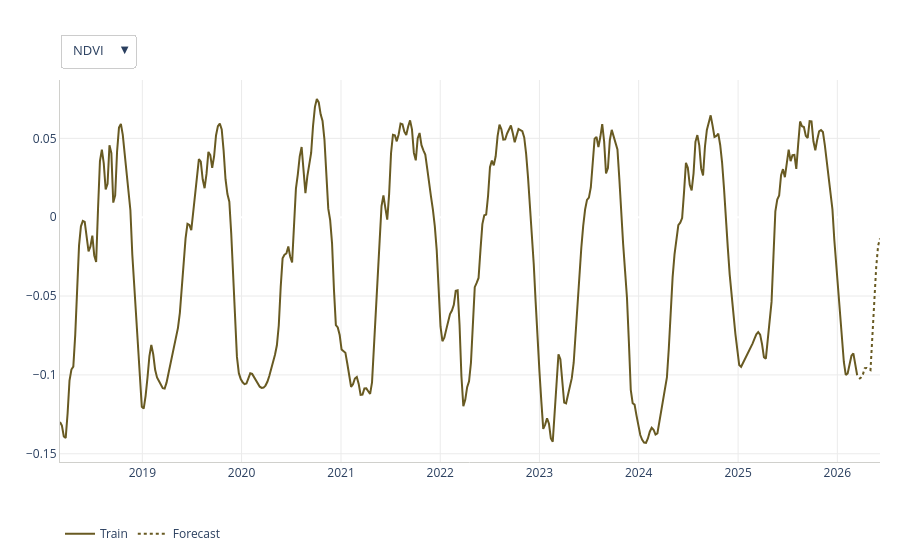

Here is the notebook cell this chart was saved with:
### Code cell
import pandas as pd
import plotly.graph_objects as go

# ---------------------------------------------------------------
# REPLACE WITH YOUR DATA
# final_df: your historical dataframe with columns ds, y, unique_id
# forecast: your forecast dataframe with columns ds, XGBRegressor, unique_id
# ---------------------------------------------------------------

final_df = input_df.copy()
forecast = preds_from_model.copy()
series_ids    = sorted(final_df["unique_id"].unique())
spec_indices  = ['ndvi', 'bsi', 'ndmi', 'nbr']
series_labels = [s.upper() for s in spec_indices]  # ['NDVI', 'BSI', 'NDMI', 'NBR']

series_ids = sorted(final_df["unique_id"].unique())
colors     = ["#685A22", "#D85A30", "#2C968F", "#D4537E"]
n          = len(series_ids)

fig = go.Figure()

# Add 3 traces per series: train, test, forecast
for i, sid in enumerate(series_ids):
    color   = colors[i % len(colors)]
    visible = (i == 0)

    h           = final_df[final_df["unique_id"] == sid].sort_values("ds")
    f           = forecast[forecast["unique_id"] == sid].sort_values("ds")
    fcast_start = f["ds"].min()

    train = h[h["ds"] <  fcast_start]
    test  = h[h["ds"] >= fcast_start]

    fig.add_trace(go.Scatter(
        x=train["ds"], y=train["y"],
        mode="lines", name="Train",
        line=dict(color=color, width=2),
        visible=visible,
        hovertemplate="<b>%{x}</b><br>%{y:.2f}<extra>Train</extra>"
    ))

    fig.add_trace(go.Scatter(
        x=test["ds"], y=test["y"],
        mode="lines", name="Test",
        line=dict(color=color, width=3),
        opacity=0.4,
        visible=visible,
        hovertemplate="<b>%{x}</b><br>%{y:.2f}<extra>Test</extra>"
    ))

    fig.add_trace(go.Scatter(
        x=f["ds"], y=f["XGBRegressor"],
        mode="lines", name="Forecast",
        line=dict(color=color, width=2, dash="dot"),
        visible=visible,
        hovertemplate="<b>%{x}</b><br>%{y:.2f}<extra>Forecast</extra>"
    ))

# Build dropdown buttons — 3 traces per series
buttons = []
for i, sid in enumerate(series_ids):
    visible = [False] * (n * 3)
    visible[i * 3]     = True  # train
    visible[i * 3 + 1] = True  # test
    visible[i * 3 + 2] = True  # forecast

    f           = forecast[forecast["unique_id"] == sid].sort_values("ds")
    fcast_start = f["ds"].min().strftime("%Y-%m-%d")

    buttons.append(dict(
        label=series_labels[i],
        method="update",
        args=[
            {"visible": visible},
            {
                "shapes": [dict(
                    type="line", x0=fcast_start, x1=fcast_start,
                    y0=0, y1=1, yref="paper",
                    line=dict(color="#ccc", width=1, dash="dash")
                )],
                "annotations": [dict(
                    x=fcast_start, y=0.98, yref="paper",
                    xanchor="left", yanchor="top",
                    text="forecast start", showarrow=False,
                    font=dict(size=10, color="#aaa")
                )]
            }
        ]
    ))

fig.update_layout(
    updatemenus=[dict(
        buttons=buttons,
        direction="down",
        x=0, xanchor="left",
        y=1.12, yanchor="top",
        showactive=True,
        bgcolor="white",
        bordercolor="#ccc",
        font=dict(size=13)
    )],
    hovermode="x unified",
    plot_bgcolor="white",
    paper_bgcolor="white",
    margin=dict(t=80, r=20, b=60, l=60),
    xaxis=dict(showgrid=True, gridcolor="#ebebeb", showline=True, linecolor="#d0d0cc"),
    yaxis=dict(showgrid=True, gridcolor="#ebebeb", showline=True, linecolor="#d0d0cc"),
    legend=dict(orientation="h", x=0, y=-0.15, font=dict(size=12), bgcolor="rgba(0,0,0,0)"),
)

fig.show()
fig.write_html("qastal_maaf_forecast_chart.html", include_plotlyjs="cdn")
print("Saved to qastal_maaf_forecast_chart.html")

### Figure 1 — Plotly figure (JSON) as saved in the notebook; plotly's stock layout.template omitted (floating-point values rounded to 4 significant figures; data arrays with more than 128 entries replaced by an {"elided": "..."} marker saying what was removed)
{"data": [{"hovertemplate": "<b>%{x}</b><br>%{y:.2f}<extra>Train</extra>", "line": {"color": "#685A22", "width": 2}, "mode": "lines", "name": "Train", "type": "scatter", "visible": true, "x": {"elided": "420 str values"}, "y": {"elided": "420 float values"}}, {"hovertemplate": "<b>%{x}</b><br>%{y:.2f}<extra>Test</extra>", "line": {"color": "#685A22", "width": 3}, "mode": "lines", "name": "Test", "opacity": 0.4, "type": "scatter", "visible": true, "x": [], "y": []}, {"hovertemplate": "<b>%{x}</b><br>%{y:.2f}<extra>Forecast</extra>", "line": {"color": "#685A22", "dash": "dot", "width": 2}, "mode": "lines", "name": "Forecast", "type": "scatter", "visible": true, "x": ["2026-03-22T00:00:00.000000000", "2026-03-29T00:00:00.000000000", "2026-04-05T00:00:00.000000000", "2026-04-12T00:00:00.000000000", "2026-04-19T00:00:00.000000000", "2026-04-26T00:00:00.000000000", "2026-05-03T00:00:00.000000000", "2026-05-10T00:00:00.000000000", "2026-05-17T00:00:00.000000000", "2026-05-24T00:00:00.000000000", "2026-05-31T00:00:00.000000000", "2026-06-07T00:00:00.000000000"], "y": [-0.1027, -0.1017, -0.09972, -0.09575, -0.09558, -0.09636, -0.09691, -0.07539, -0.05205, -0.03183, -0.01806, -0.01354]}, {"hovertemplate": "<b>%{x}</b><br>%{y:.2f}<extra>Train</extra>", "line": {"color": "#D85A30", "width": 2}, "mode": "lines", "name": "Train", "type": "scatter", "visible": false, "x": {"elided": "420 str values"}, "y": {"elided": "420 float values"}}, {"hovertemplate": "<b>%{x}</b><br>%{y:.2f}<extra>Test</extra>", "line": {"color": "#D85A30", "width": 3}, "mode": "lines", "name": "Test", "opacity": 0.4, "type": "scatter", "visible": false, "x": [], "y": []}, {"hovertemplate": "<b>%{x}</b><br>%{y:.2f}<extra>Forecast</extra>", "line": {"color": "#D85A30", "dash": "dot", "width": 2}, "mode": "lines", "name": "Forecast", "type": "scatter", "visible": false, "x": ["2026-03-22T00:00:00.000000000", "2026-03-29T00:00:00.000000000", "2026-04-05T00:00:00.000000000", "2026-04-12T00:00:00.000000000", "2026-04-19T00:00:00.000000000", "2026-04-26T00:00:00.000000000", "2026-05-03T00:00:00.000000000", "2026-05-10T00:00:00.000000000", "2026-05-17T00:00:00.000000000", "2026-05-24T00:00:00.000000000", "2026-05-31T00:00:00.000000000", "2026-06-07T00:00:00.000000000"], "y": [0.366, 0.3618, 0.3574, 0.3488, 0.3427, 0.3354, 0.3304, 0.3098, 0.2869, 0.2683, 0.2618, 0.2525]}, {"hovertemplate": "<b>%{x}</b><br>%{y:.2f}<extra>Train</extra>", "line": {"color": "#2C968F", "width": 2}, "mode": "lines", "name": "Train", "type": "scatter", "visible": false, "x": {"elided": "420 str values"}, "y": {"elided": "420 float values"}}, {"hovertemplate": "<b>%{x}</b><br>%{y:.2f}<extra>Test</extra>", "line": {"color": "#2C968F", "width": 3}, "mode": "lines", "name": "Test", "opacity": 0.4, "type": "scatter", "visible": false, "x": [], "y": []}, {"hovertemplate": "<b>%{x}</b><br>%{y:.2f}<extra>Forecast</extra>", "line": {"color": "#2C968F", "dash": "dot", "width": 2}, "mode": "lines", "name": "Forecast", "type": "scatter", "visible": false, "x": ["2026-03-22T00:00:00.000000000", "2026-03-29T00:00:00.000000000", "2026-04-05T00:00:00.000000000", "2026-04-12T00:00:00.000000000", "2026-04-19T00:00:00.000000000", "2026-04-26T00:00:00.000000000", "2026-05-03T00:00:00.000000000", "2026-05-10T00:00:00.000000000", "2026-05-17T00:00:00.000000000", "2026-05-24T00:00:00.000000000", "2026-05-31T00:00:00.000000000", "2026-06-07T00:00:00.000000000"], "y": [0.1761, 0.1691, 0.1657, 0.1654, 0.1652, 0.163, 0.1568, 0.1493, 0.1303, 0.1055, 0.09231, 0.07491]}, {"hovertemplate": "<b>%{x}</b><br>%{y:.2f}<extra>Train</extra>", "line": {"color": "#D4537E", "width": 2}, "mode": "lines", "name": "Train", "type": "scatter", "visible": false, "x": {"elided": "420 str values"}, "y": {"elided": "420 float values"}}, {"hovertemplate": "<b>%{x}</b><br>%{y:.2f}<extra>Test</extra>", "line": {"color": "#D4537E", "width": 3}, "mode": "lines", "name": "Test", "opacity": 0.4, "type": "scatter", "visible": false, "x": [], "y": []}, {"hovertemplate": "<b>%{x}</b><br>%{y:.2f}<extra>Forecast</extra>", "line": {"color": "#D4537E", "dash": "dot", "width": 2}, "mode": "lines", "name": "Forecast", "type": "scatter", "visible": false, "x": ["2026-03-22T00:00:00.000000000", "2026-03-29T00:00:00.000000000", "2026-04-05T00:00:00.000000000", "2026-04-12T00:00:00.000000000", "2026-04-19T00:00:00.000000000", "2026-04-26T00:00:00.000000000", "2026-05-03T00:00:00.000000000", "2026-05-10T00:00:00.000000000", "2026-05-17T00:00:00.000000000", "2026-05-24T00:00:00.000000000", "2026-05-31T00:00:00.000000000", "2026-06-07T00:00:00.000000000"], "y": [0.5812, 0.5735, 0.5718, 0.5664, 0.5582, 0.5435, 0.5272, 0.5222, 0.5186, 0.4999, 0.4862, 0.4685]}], "layout": {"hovermode": "x unified", "legend": {"bgcolor": "rgba(0,0,0,0)", "font": {"size": 12}, "orientation": "h", "x": 0, "y": -0.15}, "margin": {"b": 60, "l": 60, "r": 20, "t": 80}, "paper_bgcolor": "white", "plot_bgcolor": "white", "updatemenus": [{"bgcolor": "white", "bordercolor": "#ccc", "buttons": [{"args": [{"visible": [true, true, true, false, false, false, false, false, false, false, false, false]}, {"annotations": [{"font": {"color": "#aaa", "size": 10}, "showarrow": false, "text": "forecast start", "x": "2026-03-22", "xanchor": "left", "y": 0.98, "yanchor": "top", "yref": "paper"}], "shapes": [{"line": {"color": "#ccc", "dash": "dash", "width": 1}, "type": "line", "x0": "2026-03-22", "x1": "2026-03-22", "y0": 0, "y1": 1, "yref": "paper"}]}], "label": "NDVI", "method": "update"}, {"args": [{"visible": [false, false, false, true, true, true, false, false, false, false, false, false]}, {"annotations": [{"font": {"color": "#aaa", "size": 10}, "showarrow": false, "text": "forecast start", "x": "2026-03-22", "xanchor": "left", "y": 0.98, "yanchor": "top", "yref": "paper"}], "shapes": [{"line": {"color": "#ccc", "dash": "dash", "width": 1}, "type": "line", "x0": "2026-03-22", "x1": "2026-03-22", "y0": 0, "y1": 1, "yref": "paper"}]}], "label": "BSI", "method": "update"}, {"args": [{"visible": [false, false, false, false, false, false, true, true, true, false, false, false]}, {"annotations": [{"font": {"color": "#aaa", "size": 10}, "showarrow": false, "text": "forecast start", "x": "2026-03-22", "xanchor": "left", "y": 0.98, "yanchor": "top", "yref": "paper"}], "shapes": [{"line": {"color": "#ccc", "dash": "dash", "width": 1}, "type": "line", "x0": "2026-03-22", "x1": "2026-03-22", "y0": 0, "y1": 1, "yref": "paper"}]}], "label": "NDMI", "method": "update"}, {"args": [{"visible": [false, false, false, false, false, false, false, false, false, true, true, true]}, {"annotations": [{"font": {"color": "#aaa", "size": 10}, "showarrow": false, "text": "forecast start", "x": "2026-03-22", "xanchor": "left", "y": 0.98, "yanchor": "top", "yref": "paper"}], "shapes": [{"line": {"color": "#ccc", "dash": "dash", "width": 1}, "type": "line", "x0": "2026-03-22", "x1": "2026-03-22", "y0": 0, "y1": 1, "yref": "paper"}]}], "label": "NBR", "method": "update"}], "direction": "down", "font": {"size": 13}, "showactive": true, "x": 0, "xanchor": "left", "y": 1.12, "yanchor": "top"}], "xaxis": {"gridcolor": "#ebebeb", "linecolor": "#d0d0cc", "showgrid": true, "showline": true}, "yaxis": {"gridcolor": "#ebebeb", "linecolor": "#d0d0cc", "showgrid": true, "showline": true}}}
